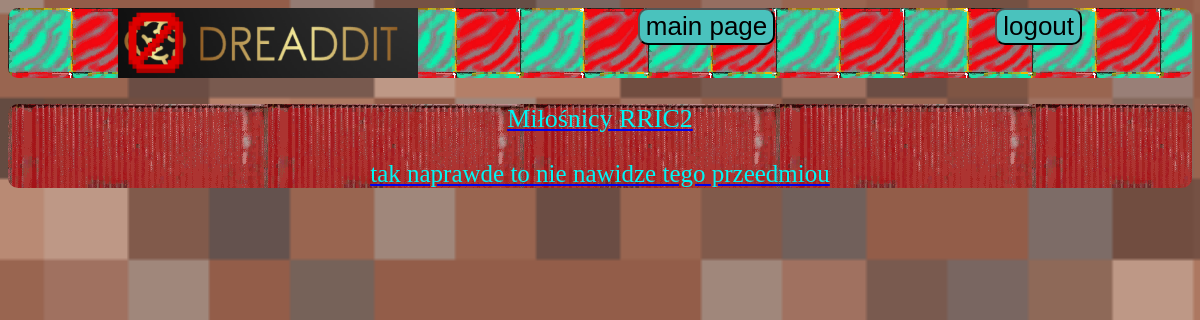
/start_page/ (signed in), run on the app's committed database.
### social_news/models.py (models this page shows)
class Community(models.Model):
    name = models.CharField(max_length=255)
    description = models.TextField()
    user_creator = models.ForeignKey(User, on_delete=models.CASCADE)
    users = models.ManyToManyField(User, related_name='users_in_community')

### social_news/views.py (the view)
# urls.py: path('start_page/', StartPageView.as_view(), name='start_page'),
class StartPageView(LoginRequiredMixin, View):
    def get(self, request):
        communities = Community.objects.all()
        return render(request, 'social_news/start_page.html', {'communities': communities})

### templates/social_news/start_page.html
{% extends 'base.html' %}
{% block content %}
{% for community in communities %}
    <a href="{% url 'community_detail_view' community.id%}">
    <div class="community_tile">
            <p>{{ community.name }}</p>
            <p class="description">{{ community.description }}</p>
    </div>
    </a>
     {% endfor %}
{% endblock %}

### social_news/static/style.css (style rules this page uses)
.community_tile { background: url("container_side.png"); color: #00f5f5; border-radius: 10px; }
.description { font-size: 25px; }
body { text-align: center; background-image: url("background_2.png"); background-repeat: no-repeat; background-size: cover; font-size: 26px; color: #050525; }

### data on the page
Community: name "Miłośnicy RRIC2", description "tak naprawde to nie nawidze tego przeedmiou"
